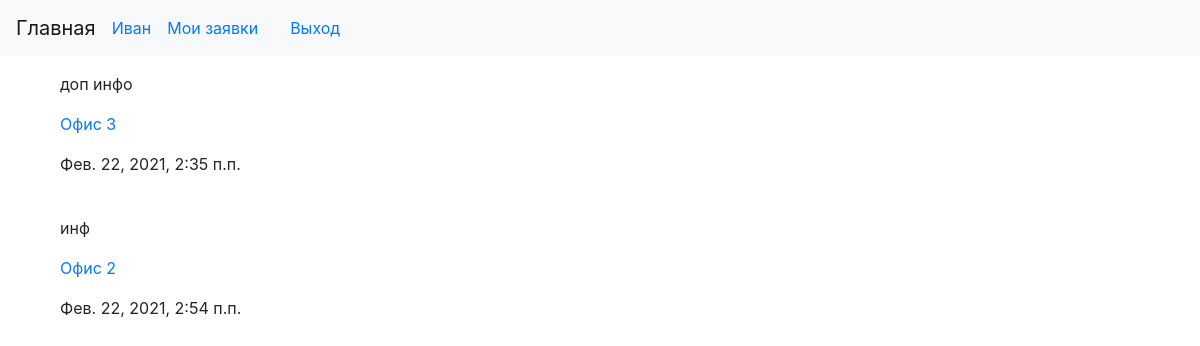
Page /apps/ (signed in) on the committed database.
### rent/models.py (models this page shows, shortened)
class Applications(models.Model):
    client = models.ForeignKey(User, verbose_name='Клиент', on_delete=models.PROTECT, null=False)
    premises = models.ForeignKey('Premises', verbose_name='Помещение', on_delete=models.PROTECT, null=False)
    additionalInfo = models.TextField(verbose_name='Дополнительная информация', blank=True)
    created_at = models.DateTimeField(verbose_name='Дата подачи заявки',
                                      auto_now_add=True)
    class Meta:
        verbose_name = 'Заявка'
        verbose_name_plural = 'Заявки'
        ordering = ['created_at']

class Premises(models.Model):
    areaName = models.CharField(verbose_name='Название площади',
                                max_length=30)
    describe = models.TextField(verbose_name='Описание площади',
                                blank=True)
    area = models.FloatField(verbose_name='Площадь помещения',
                             blank=False)
    floor = models.IntegerField(verbose_name='Этаж', blank=False)
    price = models.FloatField(verbose_name="Цена/месяц в руб.")
    photo = models.ImageField(verbose_name='Изображения',
                              upload_to='photos/%Y/%m/%d/', blank=True)
    purpose = models.ManyToManyField('PurposesOfPremises', verbose_name='Назначения', blank=True)
    class Meta:
        verbose_name = 'Помещение'
        verbose_name_plural = 'Помещения'

### rent/views.py (the view)
# urls.py: path('apps/', get_apps, name='apps'),
def get_apps(request):
    if request.user.is_staff:
        applications = Applications.objects.all()
    else:
        applications = Applications.objects.all().filter(client=request.user)
    context = {
        'apps': applications
    }
    return render(request, template_name='rent/applications.html', context=context)

### templates/rent/applications.html (shortened to what this page needs)
{% extends "layout/basic.html" %}
{% block content %}
    {% for app in apps %}
        <p>{{ app.additionalInfo }}</p>
        <p><a href="{% url 'by_area' app.premises.pk %}">{{ app.premises.areaName }}</a></p>
        <p>{{ app.created_at}}</p><br>
    {% endfor %}
{% endblock %}

### templates/layout/basic.html (shortened to what this page needs)
<!DOCTYPE html>
<html lang="en">
<head>
    <link rel="stylesheet" href="https://stackpath.bootstrapcdn.com/bootstrap/4.1.3/css/bootstrap.min.css">
</head>
<body>
<nav class="navbar navbar-expand-lg navbar-light bg-light">
    <a href="{% url 'index' %}" class="navbar-brand">Главная</a>
    {% if user.is_authenticated %}
        <a href="#">{{ user.username }}</a>
        <a href="{% url 'apps' %}" class="nav-link">Мои заявки</a>
        <a href="{% url 'logout' %}" class="nav-link">Выход</a>
    {% else %}
      <a href="{% url 'login' %}" class="nav-link">Вход</a>
      <a href="{% url 'signup' %}" class="nav-link">Регистрация</a>
    {% endif %}
</nav>
<div class="container mt-3">
 <div class="col-md-9">
    <section>
        {% block content %}
        {% endblock %}
    </section>
 </div>
</div>
</body>
</html>

### rows in the picture
Applications: additionalInfo "доп инфо", premises.areaName "Офис 3", created_at "Фев. 22, 2021, 2:35 п.п."
Applications: additionalInfo "инф", premises.areaName "Офис 2", created_at "Фев. 22, 2021, 2:54 п.п."

### other values in the picture
{{ user.username }} "Иван"
